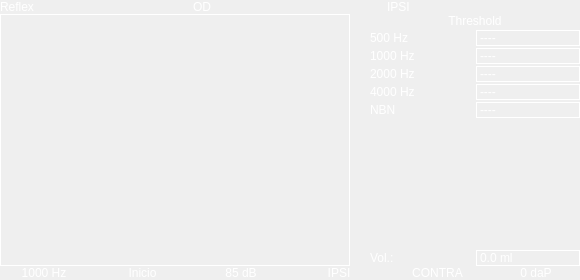
<?xml version="1.0" encoding="UTF-8"?>
<ui version="4.0">
 <class>Z_rscreen</class>
 <widget class="QWidget" name="Z_rscreen">
  <property name="geometry">
   <rect>
    <x>0</x>
    <y>0</y>
    <width>580</width>
    <height>280</height>
   </rect>
  </property>
  <property name="minimumSize">
   <size>
    <width>580</width>
    <height>280</height>
   </size>
  </property>
  <property name="maximumSize">
   <size>
    <width>580</width>
    <height>280</height>
   </size>
  </property>
  <property name="windowTitle">
   <string>Form</string>
  </property>
  <property name="styleSheet">
   <string notr="true">font: 10pt &quot;Monospace&quot;;
color: rgb(255, 255, 255);</string>
  </property>
  <layout class="QVBoxLayout" name="verticalLayout">
   <property name="spacing">
    <number>0</number>
   </property>
   <property name="leftMargin">
    <number>0</number>
   </property>
   <property name="topMargin">
    <number>0</number>
   </property>
   <property name="rightMargin">
    <number>0</number>
   </property>
   <property name="bottomMargin">
    <number>0</number>
   </property>
   <item>
    <layout class="QHBoxLayout" name="horizontalLayout">
     <item>
      <widget class="QLabel" name="label_8">
       <property name="text">
        <string>Reflex</string>
       </property>
      </widget>
     </item>
     <item>
      <widget class="QLabel" name="label_7">
       <property name="text">
        <string>OD</string>
       </property>
      </widget>
     </item>
     <item>
      <widget class="QLabel" name="label_22">
       <property name="text">
        <string>IPSI</string>
       </property>
      </widget>
     </item>
    </layout>
   </item>
   <item>
    <layout class="QHBoxLayout" name="horizontalLayout_2">
     <property name="spacing">
      <number>20</number>
     </property>
     <item>
      <widget class="QFrame" name="graph_frame">
       <property name="minimumSize">
        <size>
         <width>350</width>
         <height>0</height>
        </size>
       </property>
       <property name="frameShape">
        <enum>QFrame::Box</enum>
       </property>
       <layout class="QVBoxLayout" name="graph"/>
      </widget>
     </item>
     <item>
      <layout class="QVBoxLayout" name="verticalLayout_2">
       <property name="spacing">
        <number>2</number>
       </property>
       <property name="topMargin">
        <number>0</number>
       </property>
       <item>
        <widget class="QLabel" name="label_10">
         <property name="text">
          <string>Threshold</string>
         </property>
         <property name="alignment">
          <set>Qt::AlignCenter</set>
         </property>
        </widget>
       </item>
       <item>
        <layout class="QHBoxLayout" name="horizontalLayout_9">
         <item>
          <widget class="QLabel" name="label_11">
           <property name="text">
            <string>500 Hz</string>
           </property>
          </widget>
         </item>
         <item>
          <widget class="QLabel" name="label_9">
           <property name="frameShape">
            <enum>QFrame::Box</enum>
           </property>
           <property name="text">
            <string>----</string>
           </property>
          </widget>
         </item>
        </layout>
       </item>
       <item>
        <layout class="QHBoxLayout" name="horizontalLayout_8">
         <item>
          <widget class="QLabel" name="label_13">
           <property name="text">
            <string>1000 Hz</string>
           </property>
          </widget>
         </item>
         <item>
          <widget class="QLabel" name="label_12">
           <property name="frameShape">
            <enum>QFrame::Box</enum>
           </property>
           <property name="text">
            <string>----</string>
           </property>
          </widget>
         </item>
        </layout>
       </item>
       <item>
        <layout class="QHBoxLayout" name="horizontalLayout_7">
         <item>
          <widget class="QLabel" name="label_15">
           <property name="text">
            <string>2000 Hz</string>
           </property>
          </widget>
         </item>
         <item>
          <widget class="QLabel" name="label_14">
           <property name="frameShape">
            <enum>QFrame::Box</enum>
           </property>
           <property name="text">
            <string>----</string>
           </property>
          </widget>
         </item>
        </layout>
       </item>
       <item>
        <layout class="QHBoxLayout" name="horizontalLayout_6">
         <item>
          <widget class="QLabel" name="label_17">
           <property name="text">
            <string>4000 Hz</string>
           </property>
          </widget>
         </item>
         <item>
          <widget class="QLabel" name="label_16">
           <property name="frameShape">
            <enum>QFrame::Box</enum>
           </property>
           <property name="text">
            <string>----</string>
           </property>
          </widget>
         </item>
        </layout>
       </item>
       <item>
        <layout class="QHBoxLayout" name="horizontalLayout_10">
         <property name="topMargin">
          <number>0</number>
         </property>
         <item>
          <widget class="QLabel" name="label_21">
           <property name="text">
            <string>NBN</string>
           </property>
          </widget>
         </item>
         <item>
          <widget class="QLabel" name="label_20">
           <property name="frameShape">
            <enum>QFrame::Box</enum>
           </property>
           <property name="text">
            <string>----</string>
           </property>
          </widget>
         </item>
        </layout>
       </item>
       <item>
        <spacer name="verticalSpacer_2">
         <property name="orientation">
          <enum>Qt::Vertical</enum>
         </property>
         <property name="sizeHint" stdset="0">
          <size>
           <width>20</width>
           <height>40</height>
          </size>
         </property>
        </spacer>
       </item>
       <item>
        <layout class="QHBoxLayout" name="horizontalLayout_4">
         <item>
          <widget class="QLabel" name="label_19">
           <property name="text">
            <string>Vol.:</string>
           </property>
          </widget>
         </item>
         <item>
          <widget class="QLabel" name="label_18">
           <property name="frameShape">
            <enum>QFrame::Box</enum>
           </property>
           <property name="text">
            <string>0.0 ml</string>
           </property>
          </widget>
         </item>
        </layout>
       </item>
      </layout>
     </item>
    </layout>
   </item>
   <item>
    <layout class="QHBoxLayout" name="horizontalLayout_3">
     <property name="spacing">
      <number>40</number>
     </property>
     <property name="leftMargin">
      <number>15</number>
     </property>
     <property name="rightMargin">
      <number>15</number>
     </property>
     <item>
      <widget class="QLabel" name="label_2">
       <property name="text">
        <string>1000 Hz</string>
       </property>
       <property name="alignment">
        <set>Qt::AlignCenter</set>
       </property>
      </widget>
     </item>
     <item>
      <widget class="QLabel" name="label_4">
       <property name="text">
        <string>Inicio</string>
       </property>
       <property name="alignment">
        <set>Qt::AlignCenter</set>
       </property>
      </widget>
     </item>
     <item>
      <widget class="QLabel" name="label_6">
       <property name="text">
        <string>85 dB</string>
       </property>
       <property name="alignment">
        <set>Qt::AlignCenter</set>
       </property>
      </widget>
     </item>
     <item>
      <widget class="QLabel" name="label_5">
       <property name="text">
        <string>IPSI</string>
       </property>
       <property name="alignment">
        <set>Qt::AlignCenter</set>
       </property>
      </widget>
     </item>
     <item>
      <widget class="QLabel" name="label_3">
       <property name="text">
        <string>CONTRA</string>
       </property>
       <property name="alignment">
        <set>Qt::AlignCenter</set>
       </property>
      </widget>
     </item>
     <item>
      <widget class="QLabel" name="label">
       <property name="text">
        <string>0 daP</string>
       </property>
       <property name="alignment">
        <set>Qt::AlignCenter</set>
       </property>
      </widget>
     </item>
    </layout>
   </item>
  </layout>
 </widget>
 <resources/>
 <connections/>
</ui>
